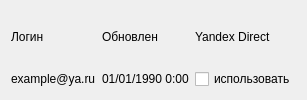
<?xml version="1.0" encoding="UTF-8"?>
<ui version="4.0">
  <class>ClientView</class>
  <widget class="QFrame" name="client">
    <layout class="QGridLayout" name="gridLayout">
      <item row="0" column="0">
        <widget class="QLabel" name="login_label">
          <property name="text">
            <string>Логин</string>
          </property>
        </widget>
      </item>
      <item row="0" column="1">
        <widget class="QLabel" name="updated_label">
          <property name="text">
            <string>Обновлен</string>
          </property>
        </widget>
      </item>
      <item row="0" column="2">
        <widget class="QLabel" name="source">
          <property name="text">
            <string>Yandex Direct</string>
          </property>
        </widget>
      </item>
      <item row="1" column="0">
       <widget class="QLabel" name="login">
        <property name="text">
         <string>example@ya.ru</string>
        </property>
       </widget>
      </item>
      <item row="1" column="1">
        <widget class="QLabel" name="updated">
          <property name="text">
            <string>01/01/1990 0:00</string>
          </property>
        </widget>
      </item>
      <item row="1" column="2">
        <widget class="QCheckBox" name="set_active">
          <property name="text">
            <string>использовать</string>
          </property>
        </widget>
      </item>
    </layout>
  </widget>
</ui>
